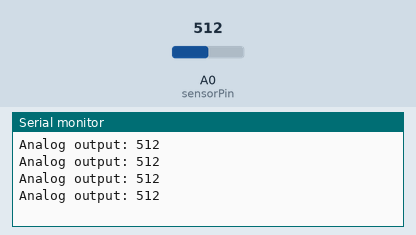
A sketch run on a simulated Arduino Uno, built with avr-gcc and run on an emulated ATmega328P. On the bench: the last lines printed to the serial monitor. The test bench sets the inputs (shaded band); at power-on: A0 (sensorPin) = 512.

Above: at 1.2 s.
1.3 s: A0 (sensorPin) set to 716
At 1.76 s:
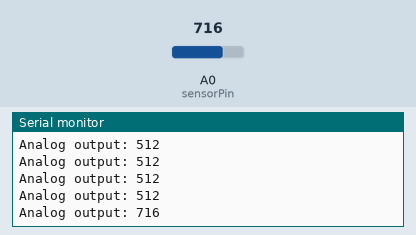
2.8 s: A0 (sensorPin) set to 900
At 3.0 s:
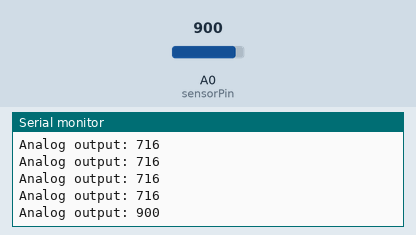
Timing chart, 0 to 5.8 s (numbered marks = the images above; inputs shaded):
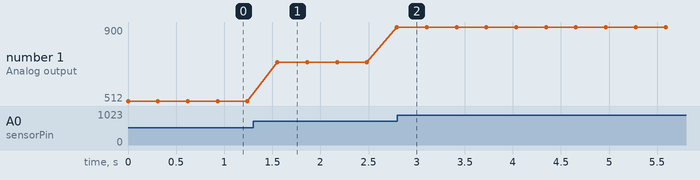

The sketch:

soil_sensor_check.ino
```cpp
// Sensor pins
#define sensorPower 7
#define sensorPin A0

void setup() {
	pinMode(sensorPower, OUTPUT);

	// Initially keep the sensor OFF
	digitalWrite(sensorPower, LOW);

	Serial.begin(9600);
}

void loop() {
	//get the reading from the function below and print it
	Serial.print("Analog output: ");
	Serial.println(readSensor());

	delay(300);
}

//  This function returns the analog soil moisture measurement
int readSensor() {
	digitalWrite(sensorPower, HIGH);	// Turn the sensor ON
	delay(10);							// Allow power to settle
	int val = analogRead(sensorPin);	// Read the analog value form sensor
	digitalWrite(sensorPower, LOW);		// Turn the sensor OFF
	return val;							// Return analog moisture value
}
```

Measured:
- after the input at 1.3 s, the serial monitor: prints a new line after 0.25 s (image 1)
- plotted number 1: 512 → 900 after the input at 1.3 s
